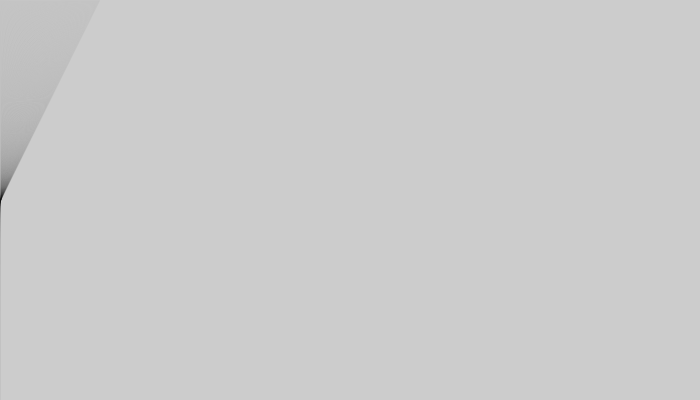
Frame 1 (no input)
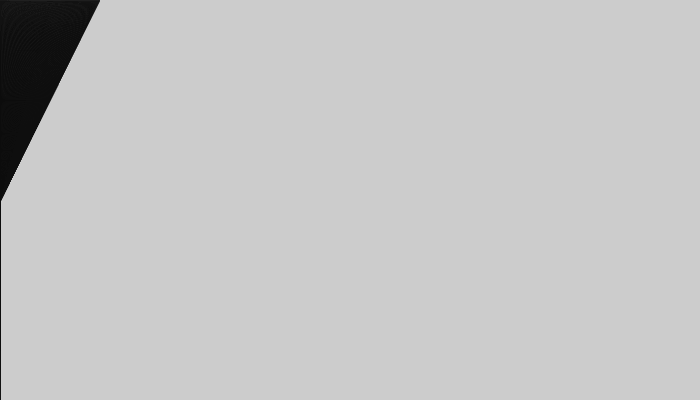
Frame 60 (the mouse pressed at the canvas centre just before this capture)
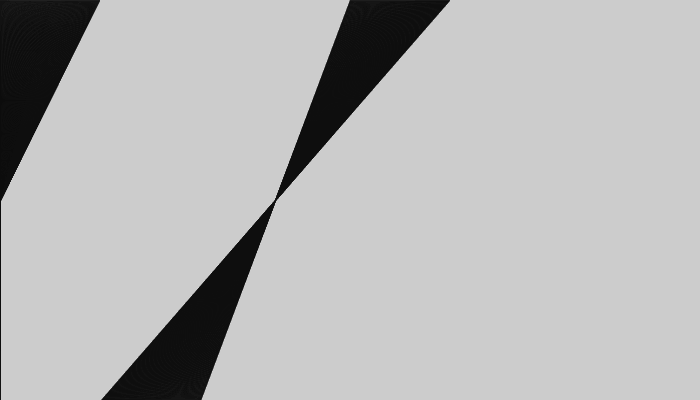
Frame 120 (the mouse held since frame 60 and released just before this capture)

The Processing sketch that drew these frames (run headless with seeded random() and noise(); from frame 60 on, the mouse is pressed at the canvas centre):

// Processing sketch: processing_37729
// ── processing_37729.pde




void setup () {
  size(700,400);
}

void draw() {
  for (int i= 0; i<100;i++){
    stroke (0,10);
    line (mouseX+i,0,mouseY-i,400); 
  }
 
}
